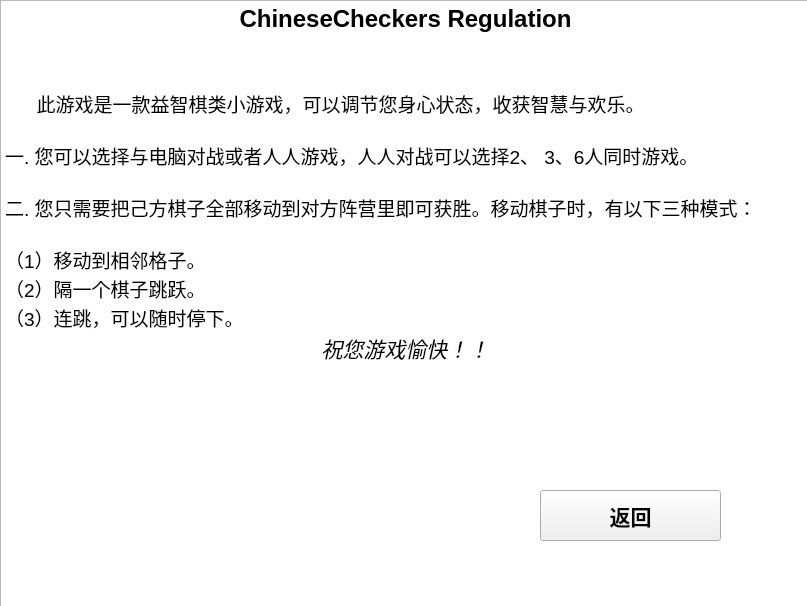
<?xml version="1.0" encoding="UTF-8"?>
<ui version="4.0">
 <class>regulation</class>
 <widget class="QWidget" name="regulation">
  <property name="geometry">
   <rect>
    <x>0</x>
    <y>0</y>
    <width>807</width>
    <height>606</height>
   </rect>
  </property>
  <property name="windowTitle">
   <string>Form</string>
  </property>
  <property name="styleSheet">
   <string notr="true">background-image: url(:/res/regulation.png);</string>
  </property>
  <widget class="QTextBrowser" name="textBrowser">
   <property name="geometry">
    <rect>
     <x>0</x>
     <y>0</y>
     <width>811</width>
     <height>611</height>
    </rect>
   </property>
   <property name="styleSheet">
    <string notr="true">background-image: url(:/res/pic1.png);</string>
   </property>
   <property name="html">
    <string>&lt;!DOCTYPE HTML PUBLIC &quot;-//W3C//DTD HTML 4.0//EN&quot; &quot;http://www.w3.org/TR/REC-html40/strict.dtd&quot;&gt;
&lt;html&gt;&lt;head&gt;&lt;meta name=&quot;qrichtext&quot; content=&quot;1&quot; /&gt;&lt;meta charset=&quot;utf-8&quot; /&gt;&lt;style type=&quot;text/css&quot;&gt;
p, li { white-space: pre-wrap; }
&lt;/style&gt;&lt;/head&gt;&lt;body style=&quot; font-family:'Microsoft YaHei UI'; font-size:9pt; font-weight:400; font-style:normal;&quot;&gt;
&lt;p align=&quot;center&quot; style=&quot; margin-top:0px; margin-bottom:0px; margin-left:0px; margin-right:0px; -qt-block-indent:0; text-indent:0px;&quot;&gt;&lt;span style=&quot; font-size:18pt; font-weight:700;&quot;&gt;ChineseCheckers Regulation&lt;/span&gt;&lt;/p&gt;
&lt;p align=&quot;center&quot; style=&quot;-qt-paragraph-type:empty; margin-top:0px; margin-bottom:0px; margin-left:0px; margin-right:0px; -qt-block-indent:0; text-indent:0px; font-size:18pt; font-weight:700;&quot;&gt;&lt;br /&gt;&lt;/p&gt;
&lt;p align=&quot;center&quot; style=&quot;-qt-paragraph-type:empty; margin-top:0px; margin-bottom:0px; margin-left:0px; margin-right:0px; -qt-block-indent:0; text-indent:0px; font-size:18pt; font-weight:700;&quot;&gt;&lt;br /&gt;&lt;/p&gt;
&lt;p style=&quot; margin-top:0px; margin-bottom:0px; margin-left:0px; margin-right:0px; -qt-block-indent:0; text-indent:0px;&quot;&gt;&lt;span style=&quot; font-size:14pt;&quot;&gt;      此游戏是一款益智棋类小游戏，可以调节您身心状态，收获智慧与欢乐。&lt;/span&gt;&lt;/p&gt;
&lt;p style=&quot;-qt-paragraph-type:empty; margin-top:0px; margin-bottom:0px; margin-left:0px; margin-right:0px; -qt-block-indent:0; text-indent:0px; font-size:14pt;&quot;&gt;&lt;br /&gt;&lt;/p&gt;
&lt;p style=&quot; margin-top:0px; margin-bottom:0px; margin-left:0px; margin-right:0px; -qt-block-indent:0; text-indent:0px;&quot;&gt;&lt;span style=&quot; font-size:14pt;&quot;&gt;一. 您可以选择与电脑对战或者人人游戏，人人对战可以选择2、 3、6人同时游戏。&lt;/span&gt;&lt;/p&gt;
&lt;p style=&quot;-qt-paragraph-type:empty; margin-top:0px; margin-bottom:0px; margin-left:0px; margin-right:0px; -qt-block-indent:0; text-indent:0px; font-size:14pt;&quot;&gt;&lt;br /&gt;&lt;/p&gt;
&lt;p style=&quot; margin-top:0px; margin-bottom:0px; margin-left:0px; margin-right:0px; -qt-block-indent:0; text-indent:0px;&quot;&gt;&lt;span style=&quot; font-size:14pt;&quot;&gt;二. 您只需要把己方棋子全部移动到对方阵营里即可获胜。移动棋子时，有以下三种模式：&lt;/span&gt;&lt;/p&gt;
&lt;p style=&quot;-qt-paragraph-type:empty; margin-top:0px; margin-bottom:0px; margin-left:0px; margin-right:0px; -qt-block-indent:0; text-indent:0px; font-size:14pt;&quot;&gt;&lt;br /&gt;&lt;/p&gt;
&lt;p style=&quot; margin-top:0px; margin-bottom:0px; margin-left:0px; margin-right:0px; -qt-block-indent:0; text-indent:0px;&quot;&gt;&lt;span style=&quot; font-size:14pt;&quot;&gt;（1）移动到相邻格子。&lt;/span&gt;&lt;/p&gt;
&lt;p style=&quot; margin-top:0px; margin-bottom:0px; margin-left:0px; margin-right:0px; -qt-block-indent:0; text-indent:0px;&quot;&gt;&lt;span style=&quot; font-size:14pt;&quot;&gt;（2）隔一个棋子跳跃。&lt;/span&gt;&lt;/p&gt;
&lt;p style=&quot; margin-top:0px; margin-bottom:0px; margin-left:0px; margin-right:0px; -qt-block-indent:0; text-indent:0px;&quot;&gt;&lt;span style=&quot; font-size:14pt;&quot;&gt;（3）连跳，可以随时停下。&lt;/span&gt;&lt;/p&gt;
&lt;p align=&quot;center&quot; style=&quot; margin-top:0px; margin-bottom:0px; margin-left:0px; margin-right:0px; -qt-block-indent:0; text-indent:0px;&quot;&gt;&lt;span style=&quot; font-size:16pt; font-style:italic;&quot;&gt;祝您游戏愉快！！&lt;/span&gt;&lt;/p&gt;&lt;/body&gt;&lt;/html&gt;</string>
   </property>
  </widget>
  <widget class="QPushButton" name="pushButton">
   <property name="geometry">
    <rect>
     <x>540</x>
     <y>490</y>
     <width>181</width>
     <height>51</height>
    </rect>
   </property>
   <property name="font">
    <font>
     <pointsize>16</pointsize>
     <bold>true</bold>
    </font>
   </property>
   <property name="text">
    <string>返回</string>
   </property>
  </widget>
 </widget>
 <resources/>
 <connections/>
</ui>
